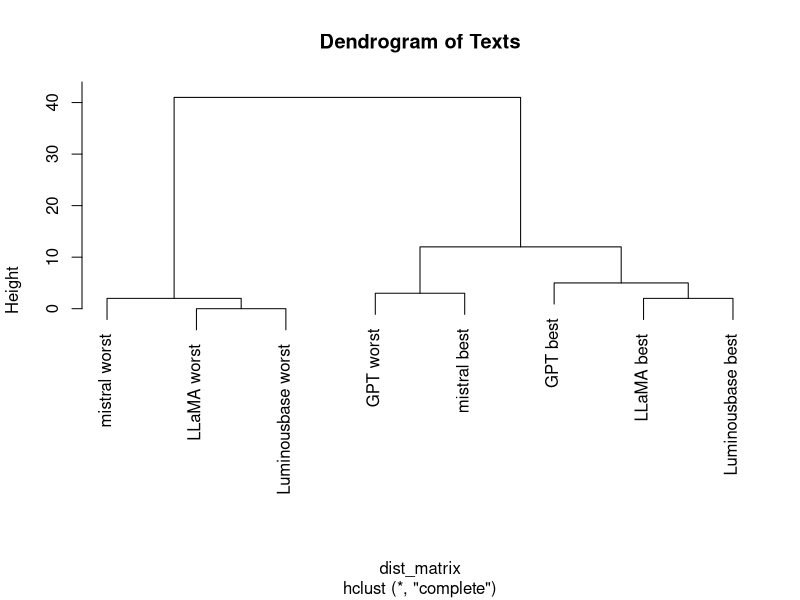

This chart was generated by the following R code:
library(dplyr)
library(ggplot2)
library(cluster)

# Manuelle Eingabe der Total-Skalenwerte
cluster_data <- data.frame(
  Text = c("GPT best", "GPT worst", "LLaMA best", "LLaMA worst", 
           "mistral best", "mistral worst", "Luminousbase best", "Luminousbase worst"),
  Total_Scale = c(42, 35, 47, 6, 38, 8, 45, 6)
)

# Anzahl der eindeutigen Werte für die Clusteranalyse
num_unique_total <- n_distinct(cluster_data$Total_Scale)
num_clusters <- min(num_unique_total, 8)  # Maximal 4 Cluster

cat("Anzahl der einzigartigen Datenpunkte für Total Scale:", num_unique_total, "\n")

# K-Means-Clusteranalyse
set.seed(123)
kmeans_result <- kmeans(cluster_data$Total_Scale, centers = num_clusters)

# Cluster hinzufügen
cluster_data$Cluster <- as.factor(kmeans_result$cluster)

# Ergebnisse ausgeben
print(cluster_data)

# Hierarchische Clusteranalyse
dist_matrix <- dist(cluster_data$Total_Scale)
hc <- hclust(dist_matrix, method = "complete")

# Dendrogramm plotten
plot(hc, labels = cluster_data$Text, main = "Dendrogram of Texts")

# Cluster aus hierarchischer Analyse zuweisen
cluster_cut <- cutree(hc, k = num_clusters)
cluster_data$Hierarchical_Cluster <- as.factor(cluster_cut)

# Endergebnisse ausgeben
print(cluster_data)
